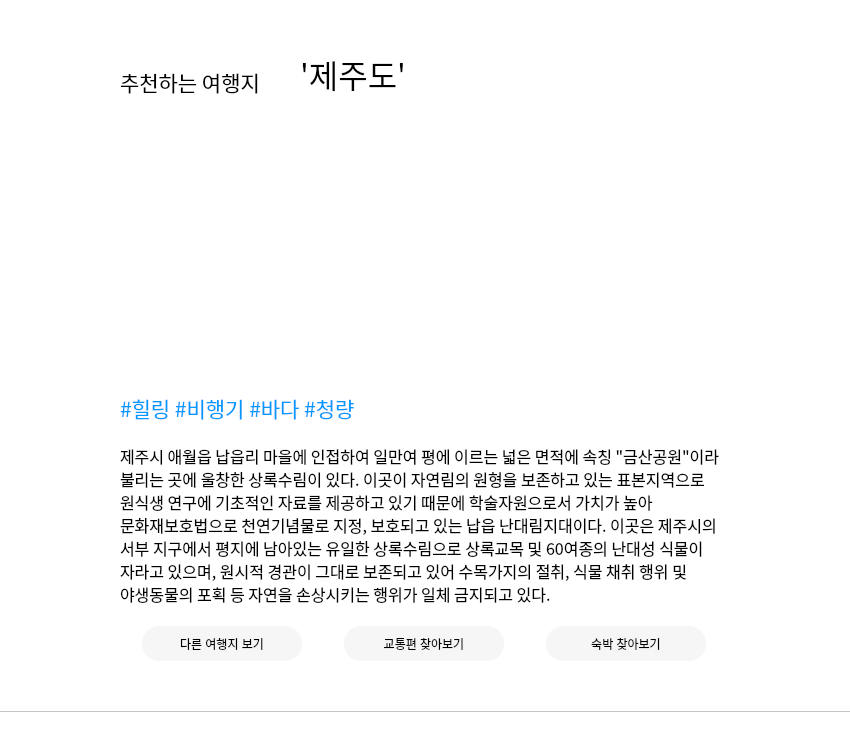
<?xml version="1.0" encoding="UTF-8"?>
<ui version="4.0">
 <class>MainWindow</class>
 <widget class="QMainWindow" name="MainWindow">
  <property name="geometry">
   <rect>
    <x>0</x>
    <y>0</y>
    <width>850</width>
    <height>750</height>
   </rect>
  </property>
  <property name="windowTitle">
   <string>MainWindow</string>
  </property>
  <property name="styleSheet">
   <string notr="true">background-image: url(https://www.lottehotel.com/content/dam/lotte-hotel/lotte/jeju/overview/introduction/g-0807.jpg);
background-size: 500px;
background-color: white;</string>
  </property>
  <widget class="QWidget" name="centralwidget">
   <widget class="QWidget" name="verticalLayoutWidget">
    <property name="geometry">
     <rect>
      <x>0</x>
      <y>0</y>
      <width>851</width>
      <height>711</height>
     </rect>
    </property>
    <layout class="QVBoxLayout" name="verticalLayout" stretch="0,0,0,0,0">
     <property name="spacing">
      <number>20</number>
     </property>
     <property name="leftMargin">
      <number>120</number>
     </property>
     <property name="topMargin">
      <number>50</number>
     </property>
     <property name="rightMargin">
      <number>120</number>
     </property>
     <property name="bottomMargin">
      <number>50</number>
     </property>
     <item>
      <layout class="QHBoxLayout" name="horizontalLayout_2">
       <item>
        <widget class="QLabel" name="label">
         <property name="maximumSize">
          <size>
           <width>160</width>
           <height>16777215</height>
          </size>
         </property>
         <property name="font">
          <font>
           <family>G마켓 산스 TTF Medium</family>
           <pointsize>16</pointsize>
           <weight>50</weight>
           <bold>false</bold>
          </font>
         </property>
         <property name="styleSheet">
          <string notr="true">
background: rgb(0,0,0,0);</string>
         </property>
         <property name="text">
          <string>추천하는 여행지</string>
         </property>
         <property name="alignment">
          <set>Qt::AlignBottom|Qt::AlignLeading|Qt::AlignLeft</set>
         </property>
        </widget>
       </item>
       <item>
        <widget class="QLabel" name="label_2">
         <property name="font">
          <font>
           <family>G마켓 산스 TTF Bold</family>
           <pointsize>24</pointsize>
           <weight>50</weight>
           <bold>false</bold>
          </font>
         </property>
         <property name="styleSheet">
          <string notr="true">
background: rgb(0,0,0,0);</string>
         </property>
         <property name="text">
          <string>'제주도'</string>
         </property>
         <property name="alignment">
          <set>Qt::AlignBottom|Qt::AlignLeading|Qt::AlignLeft</set>
         </property>
        </widget>
       </item>
      </layout>
     </item>
     <item>
      <layout class="QGridLayout" name="gridLayout">
       <property name="topMargin">
        <number>0</number>
       </property>
       <property name="spacing">
        <number>10</number>
       </property>
       <item row="0" column="0">
        <widget class="QGraphicsView" name="graphicsView">
         <property name="maximumSize">
          <size>
           <width>400</width>
           <height>150</height>
          </size>
         </property>
         <property name="frameShape">
          <enum>QFrame::NoFrame</enum>
         </property>
        </widget>
       </item>
       <item row="0" column="1">
        <widget class="QGraphicsView" name="graphicsView_2">
         <property name="enabled">
          <bool>true</bool>
         </property>
         <property name="maximumSize">
          <size>
           <width>400</width>
           <height>150</height>
          </size>
         </property>
         <property name="frameShape">
          <enum>QFrame::NoFrame</enum>
         </property>
         <property name="lineWidth">
          <number>1</number>
         </property>
        </widget>
       </item>
       <item row="1" column="1">
        <widget class="QGraphicsView" name="graphicsView_4">
         <property name="maximumSize">
          <size>
           <width>400</width>
           <height>150</height>
          </size>
         </property>
         <property name="frameShape">
          <enum>QFrame::NoFrame</enum>
         </property>
        </widget>
       </item>
       <item row="1" column="0">
        <widget class="QGraphicsView" name="graphicsView_3">
         <property name="maximumSize">
          <size>
           <width>400</width>
           <height>150</height>
          </size>
         </property>
         <property name="frameShape">
          <enum>QFrame::NoFrame</enum>
         </property>
        </widget>
       </item>
      </layout>
     </item>
     <item>
      <widget class="QLabel" name="label_4">
       <property name="maximumSize">
        <size>
         <width>900</width>
         <height>200</height>
        </size>
       </property>
       <property name="font">
        <font>
         <family>G마켓 산스 TTF Medium</family>
         <pointsize>16</pointsize>
         <weight>50</weight>
         <bold>false</bold>
        </font>
       </property>
       <property name="styleSheet">
        <string notr="true">color: #0099FF; 
background: rgb(0,0,0,0);</string>
       </property>
       <property name="text">
        <string>#힐링 #비행기 #바다 #청량</string>
       </property>
       <property name="alignment">
        <set>Qt::AlignBottom|Qt::AlignLeading|Qt::AlignLeft</set>
       </property>
      </widget>
     </item>
     <item>
      <widget class="QLabel" name="label_3">
       <property name="maximumSize">
        <size>
         <width>800</width>
         <height>400</height>
        </size>
       </property>
       <property name="font">
        <font>
         <family>Noto Sans KR Regular</family>
         <pointsize>12</pointsize>
         <kerning>true</kerning>
        </font>
       </property>
       <property name="styleSheet">
        <string notr="true">line-height: 20px;
background: rgb(0,0,0,0);</string>
       </property>
       <property name="text">
        <string>제주시 애월읍 납읍리 마을에 인접하여 일만여 평에 이르는 넓은 면적에 속칭 &quot;금산공원&quot;이라 불리는 곳에 울창한 상록수림이 있다. 이곳이 자연림의 원형을 보존하고 있는 표본지역으로 원식생 연구에 기초적인 자료를 제공하고 있기 때문에 학술자원으로서 가치가 높아 문화재보호법으로 천연기념물로 지정, 보호되고 있는 납읍 난대림지대이다. 이곳은 제주시의 서부 지구에서 평지에 남아있는 유일한 상록수림으로 상록교목 및 60여종의 난대성 식물이 자라고 있으며, 원시적 경관이 그대로 보존되고 있어 수목가지의 절취, 식물 채취 행위 및 야생동물의 포획 등 자연을 손상시키는 행위가 일체 금지되고 있다.</string>
       </property>
       <property name="textFormat">
        <enum>Qt::AutoText</enum>
       </property>
       <property name="wordWrap">
        <bool>true</bool>
       </property>
      </widget>
     </item>
     <item>
      <layout class="QHBoxLayout" name="horizontalLayout">
       <item>
        <widget class="QPushButton" name="otherbtn">
         <property name="minimumSize">
          <size>
           <width>160</width>
           <height>35</height>
          </size>
         </property>
         <property name="maximumSize">
          <size>
           <width>160</width>
           <height>35</height>
          </size>
         </property>
         <property name="styleSheet">
          <string notr="true">border-radius: 17px;
background-color: #F6F6F6;</string>
         </property>
         <property name="text">
          <string>다른 여행지 보기</string>
         </property>
        </widget>
       </item>
       <item>
        <widget class="QPushButton" name="trafficbtn">
         <property name="minimumSize">
          <size>
           <width>160</width>
           <height>35</height>
          </size>
         </property>
         <property name="maximumSize">
          <size>
           <width>160</width>
           <height>35</height>
          </size>
         </property>
         <property name="styleSheet">
          <string notr="true">border-radius: 17px;
background-color: #F6F6F6;</string>
         </property>
         <property name="text">
          <string>교통편 찾아보기</string>
         </property>
        </widget>
       </item>
       <item>
        <widget class="QPushButton" name="roombtn">
         <property name="minimumSize">
          <size>
           <width>160</width>
           <height>35</height>
          </size>
         </property>
         <property name="maximumSize">
          <size>
           <width>160</width>
           <height>35</height>
          </size>
         </property>
         <property name="styleSheet">
          <string notr="true">border-radius: 17px;
background-color: #F6F6F6;</string>
         </property>
         <property name="text">
          <string>숙박 찾아보기</string>
         </property>
        </widget>
       </item>
      </layout>
     </item>
    </layout>
   </widget>
   <widget class="QGraphicsView" name="graphicsView_5">
    <property name="geometry">
     <rect>
      <x>0</x>
      <y>1</y>
      <width>851</width>
      <height>711</height>
     </rect>
    </property>
    <property name="styleSheet">
     <string notr="true">background: url(&quot;images/jeju2.png&quot;);
background-repeat: no-repeat;
        background-position: center center;</string>
    </property>
   </widget>
   <zorder>graphicsView_5</zorder>
   <zorder>verticalLayoutWidget</zorder>
   <zorder></zorder>
  </widget>
  <widget class="QMenuBar" name="menubar">
   <property name="geometry">
    <rect>
     <x>0</x>
     <y>0</y>
     <width>850</width>
     <height>21</height>
    </rect>
   </property>
  </widget>
  <widget class="QStatusBar" name="statusbar"/>
 </widget>
 <resources/>
 <connections/>
</ui>
